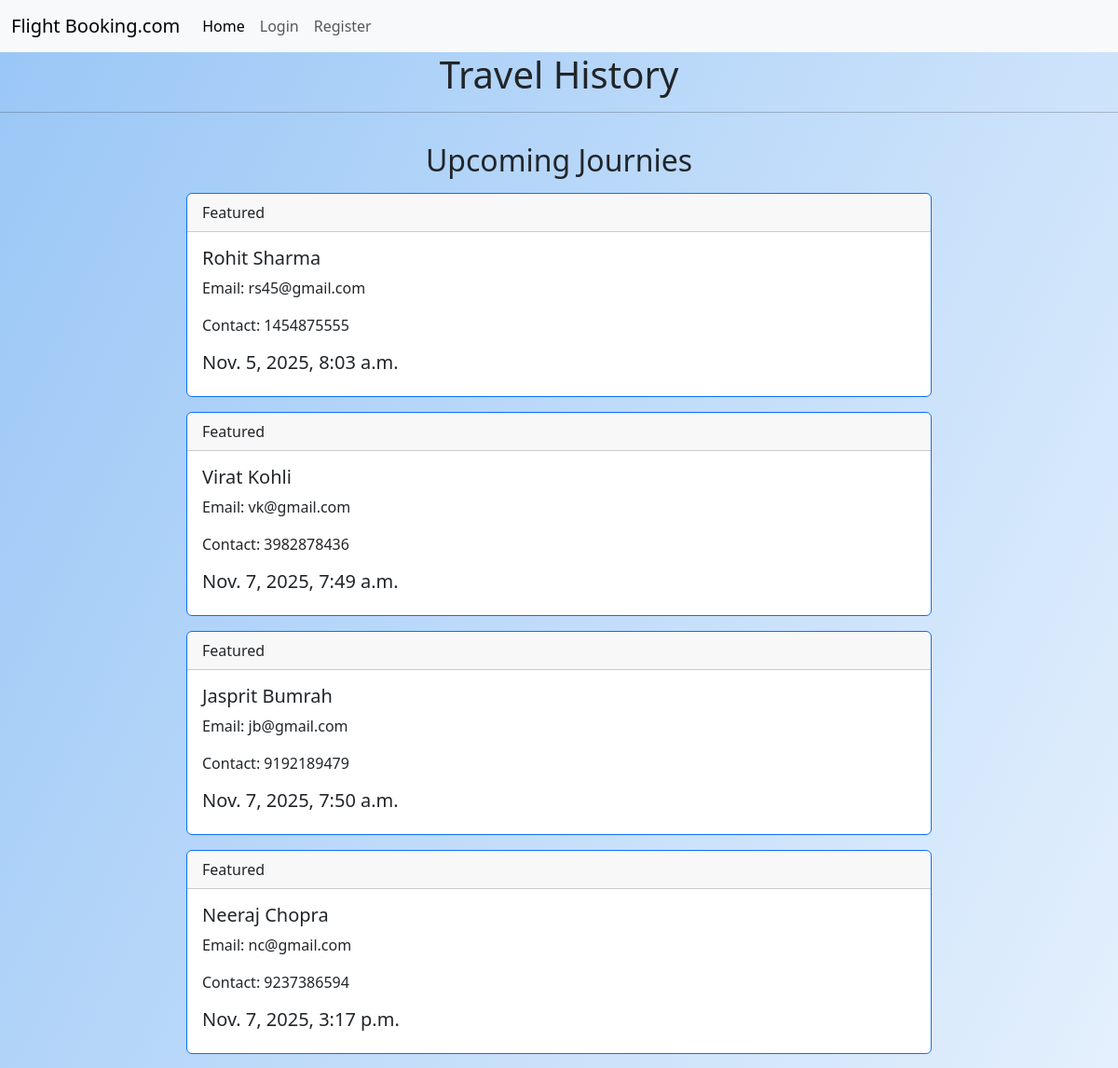
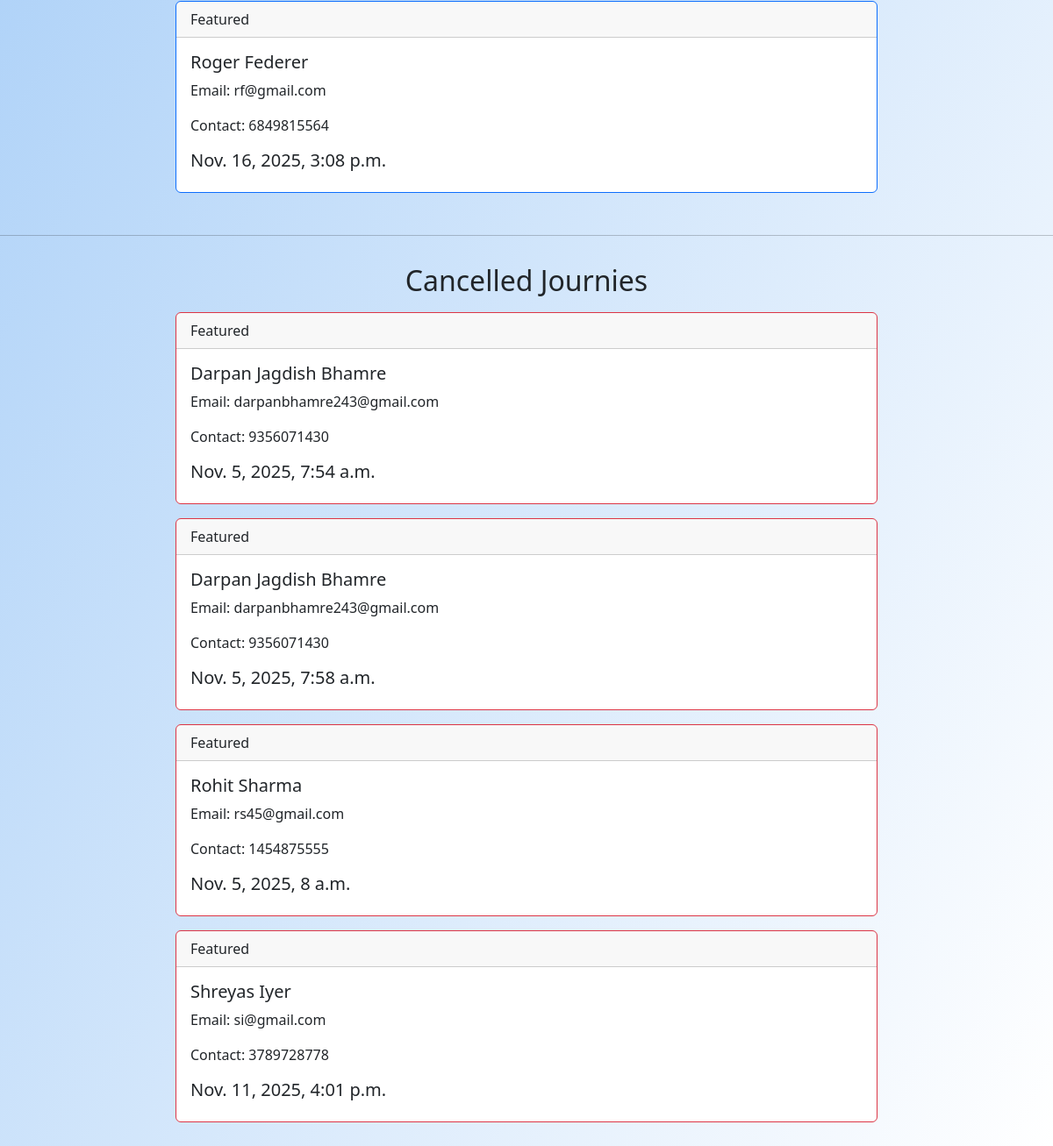
Screenshot of /flight_history with the database file from the repository (2 pictures, top to bottom).
### flights/models.py (models this page shows)
class Bookings(models.Model):
    passenger_name = models.CharField(max_length=50)
    passenger_email = models.EmailField()
    passenger_phone = models.IntegerField(max_length=10)
    booking_date = models.DateTimeField(auto_now_add=True)
    is_canceled = models.BooleanField(default=False)

### flights/views.py (the view)
# urls.py: path('flight_history', views.flight_history, name='flight_history'),
def flight_history(request):
    bookings = Bookings.objects.filter(is_canceled=False)
    cancelled = Bookings.objects.filter(is_canceled=True)
    context={
        'bookings':bookings,
        'cancelled':cancelled
    }
    return render(request, 'flight_history.html', context)

### flights/templates/flight_history.html (shortened to what this page needs)
{% extends "main.html" %}
{% block content %}
<center><h1>Travel History</h1></center>
<hr>
<div class="container py-3">
    <center><h2>Upcoming Journies</h2></center>
    {% for i in bookings %}
    <div class="card my-3 mx-auto card border-primary" style="max-width: 800px;">
        <div class="card-header">Featured</div>
        <div class="card-body">
            <h5 class="card-title">{{ i.passenger_name }}</h5>
            <p>Email: {{ i.passenger_email }}</p>
            <p>Contact: {{ i.passenger_phone }}</p>
            <h5 class="card-title">{{ i.booking_date }}</h5>
        </div>
    </div>
    {% endfor %}
</div>
<hr>
<div class="container py-3">
    <center><h2>Cancelled Journies</h2></center>
    {% for i in cancelled %}
    <div class="card my-3 mx-auto card border-danger" style="max-width: 800px;">
        <div class="card-header">Featured</div>
        <div class="card-body">
            <h5 class="card-title">{{ i.passenger_name }}</h5>
            <p>Email: {{ i.passenger_email }}</p>
            <p>Contact: {{ i.passenger_phone }}</p>
            <h5 class="card-title">{{ i.booking_date }}</h5>
        </div>
    </div>
    {% endfor %}
</div>
{% endblock content %}

### templates/main.html (shortened to what this page needs)
{% load static %}
<!DOCTYPE html>
<html lang="en">
<head>
    <link rel="stylesheet" href="{% static "style.css" %}">
    <link href="https://cdn.jsdelivr.net/npm/bootstrap@5.3.8/dist/css/bootstrap.min.css" rel="stylesheet"
>
</head>
<body>
    {% include 'nav.html' %}
    {% block content %}
    {% endblock content %}
</body>
</html>

### templates/nav.html (shortened to what this page needs)
<nav class="navbar navbar-expand-lg bg-body-tertiary">
    <div class="container-fluid">
        <a class="navbar-brand" href="{% url "home" %}">Flight Booking.com</a>
        <div class="collapse navbar-collapse" id="navbarSupportedContent">
            <ul class="navbar-nav me-auto mb-2 mb-lg-0">
                {% if request.user.is_authenticated %}
                <li class="nav-item">
                    <a class="nav-link active" aria-current="page" href="{% url "flights" %}">Flights</a>
                </li>
                <li class="nav-item">
                    <a class="nav-link" href="{% url "my_bookings" %}">My Bookings</a>
                </li>
                <li class="nav-item">
                    <a class="nav-link" href="{% url "flight_history" %}">Flight History</a>
                </li>
                <li class="nav-item">
                    <a class="nav-link" href="{% url "profile" %}">Profile ({{ request.user.username }})</a>
                </li>
                <li class="nav-item">
                    <a class="nav-link" href="{% url "logout" %}">Logout</a>
                </li>
                {% else %}
                <li class="nav-item">
                    <a class="nav-link active" aria-current="page" href="{% url "home" %}">Home</a>
                </li>
                <li class="nav-item">
                    <a class="nav-link" href="{% url "login" %}">Login</a>
                </li>
                <li class="nav-item">
                    <a class="nav-link" href="{% url "register" %}">Register</a>
                </li>
                {% endif %}
            </ul>
        </div>
    </div>
</nav>

### static/style.css (style rules this page uses)
* { box-sizing: border-box; padding: 0; margin: 0; }
body { height: 100%; min-height: 100vh; background: linear-gradient(to bottom right, #99c6f6, #fff); }

### rows the page displays
Bookings: passenger_name "Rohit Sharma", passenger_email "rs45@gmail.com", passenger_phone "1454875555", booking_date "Nov. 5, 2025, 8:03 a.m."
Bookings: passenger_name "Virat Kohli", passenger_email "vk@gmail.com", passenger_phone "3982878436", booking_date "Nov. 7, 2025, 7:49 a.m."
Bookings: passenger_name "Jasprit Bumrah", passenger_email "jb@gmail.com", passenger_phone "9192189479", booking_date "Nov. 7, 2025, 7:50 a.m."
Bookings: passenger_name "Neeraj Chopra", passenger_email "nc@gmail.com", passenger_phone "9237386594", booking_date "Nov. 7, 2025, 3:17 p.m."
Bookings: passenger_name "Roger Federer", passenger_email "rf@gmail.com", passenger_phone "6849815564", booking_date "Nov. 16, 2025, 3:08 p.m."
Bookings: passenger_name "Darpan Jagdish Bhamre", passenger_email "darpanbhamre243@gmail.com", passenger_phone "9356071430", booking_date "Nov. 5, 2025, 7:54 a.m."
Bookings: passenger_name "Darpan Jagdish Bhamre", passenger_email "darpanbhamre243@gmail.com", passenger_phone "9356071430", booking_date "Nov. 5, 2025, 7:58 a.m."
Bookings: passenger_name "Rohit Sharma", passenger_email "rs45@gmail.com", passenger_phone "1454875555", booking_date "Nov. 5, 2025, 8 a.m."
Bookings: passenger_name "Shreyas Iyer", passenger_email "si@gmail.com", passenger_phone "3789728778", booking_date "Nov. 11, 2025, 4:01 p.m."
